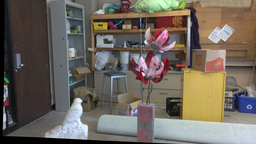
#> input picture datas/middlebury/artroom1/im0.png, 256 x 144 px, shrunk from 1920 x 1080 before the run, found by its file name
$ python ssd2_0.py
#> lines starting #> are read from the running program, lines starting #| are printed output that depends on the picture
from matplotlib.pyplot import axis
import numpy as np
from tqdm import tqdm
import cv2
import time


def faster_census_transform(i: np.ndarray, block_size: int = 3) -> np.ndarray:
    if block_size % 2 == 0:
        raise ValueError("Block size must be an odd number")

    (h, l) = i.shape

    # only consider the pixels where the block doesn't go out of the image
    h_cropped = h - block_size + 1
    l_cropped = l - block_size + 1

    # get all blocks of the image of size (block_size x block_size)
    blocks = np.lib.stride_tricks.sliding_window_view(i, (block_size, block_size))

    blocks = blocks.reshape(h_cropped, l_cropped, block_size ** 2)
    return blocks

def faster_census_matching(
    i_left: np.ndarray,
    i_right: np.ndarray,
    block_size: int = 15,
    max_disparity: int = 64,
    cost_threshold: int = 125,
) -> np.ndarray:

    (h1, l1) = i_right.shape
    (h2, l2) = i_left.shape

    if h1 != h2:
        raise ValueError("Both images must have the same height")

    # only consider the pixels where the block doesn't go out of the image
    h1_cropped = h1 - block_size + 1
    l1_cropped = l1 - block_size + 1

    # calculate the bistrings for the first image :
    bit_strings_1 = faster_census_transform(i_right, block_size=block_size)

    l2_cropped = l2 - block_size + 1

    # calculate the bitstrings for the second image
    bit_strings_2 = faster_census_transform(i_left, block_size=block_size)

    # disparity_map = np.full((h1, l1), np.inf)

    error_map = np.full(
        (h1_cropped, l1_cropped, max_disparity + 1),
        np.inf,
    )

    for d in tqdm(range(max_disparity + 1)):
        right = bit_strings_1[:, 0 : min(l2_cropped - d, l1_cropped), :]
        left = bit_strings_2[:, d:, :]

        costs = np.abs(right-left).sum(axis=2)
        error_map[:, 0 : min(l2_cropped - d, l1_cropped), d] = costs

    return error_map

def disparity_from_error_map(
    error_map: np.ndarray, block_size: int, cost_threshold: int = 125
) -> np.ndarray:
    (h_cropped, l_cropped, _) = error_map.shape
    half_block_size = block_size // 2

    errors = np.min(error_map, axis=2)
    disparity_map = np.argmin(error_map, axis=2).astype(np.float32)

    disparity_map[errors > cost_threshold] = np.inf

    disparity_map = np.pad(
        disparity_map,
        (half_block_size, half_block_size),
        mode='constant',
        constant_values=np.inf
    )

    return disparity_map


if __name__ == "__main__":
    i_left = cv2.imread("datas/middlebury/artroom1/im0.png", cv2.IMREAD_GRAYSCALE)
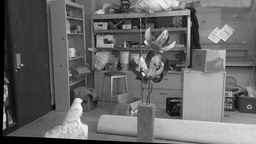
#> i_left: shape (144, 256); min 0, max 255, mean 103.4
    i_right = cv2.imread("./datas/middlebury/artroom1/im1.png", cv2.IMREAD_GRAYSCALE)
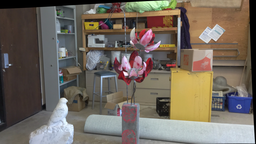
#> input picture datas/middlebury/artroom1/im1.png, 256 x 144 px, shrunk from 1920 x 1080 before the run, found by its file name
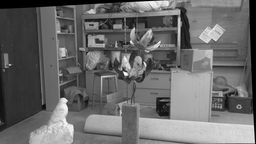
#> i_right: shape (144, 256); min 0, max 255, mean 105.8

    error_map = faster_census_matching(
        i_left, i_right, block_size=15, max_disparity=128
    )
#> the loop in faster_census_matching, `for d in tqdm(range(max_disparity + 1)):` made 129 passes
#> pass 1, in faster_census_matching, `costs = np.abs(right-left).sum(axis=2)`:
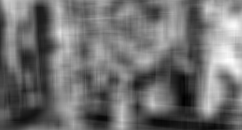
#> costs: shape (130, 242) uint64; min 1759, max 54488, mean 25009.4; drawn with min black and max white

    disparity_map = disparity_from_error_map(
        error_map, block_size=15, cost_threshold=1000000000
    )
#> in disparity_from_error_map, `errors = np.min(error_map, axis=2)`:
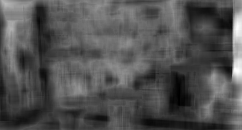
#> errors: shape (130, 242) float64; min 464, max 50305, mean 16483.4; drawn with min black and max white
#> in disparity_from_error_map, `disparity_map = np.argmin(error_map, axis=2).astype(np.float32)`:
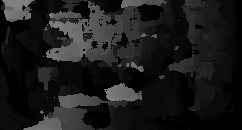
#> disparity_map: shape (130, 242) float32; min 0, max 128, mean 27.1
#> in disparity_from_error_map, `disparity_map = np.pad( disparity_map, (half_block_size, half_block_si..`:
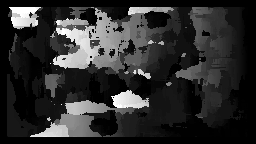
#> disparity_map: shape (144, 256) float32; 14.66% of the values are NaN or infinite; the others: min 0, max 128, mean 27.15; drawn with min black, max white, NaN and infinite black

    np.save("disp_sad_artroom1.npy", disparity_map)
